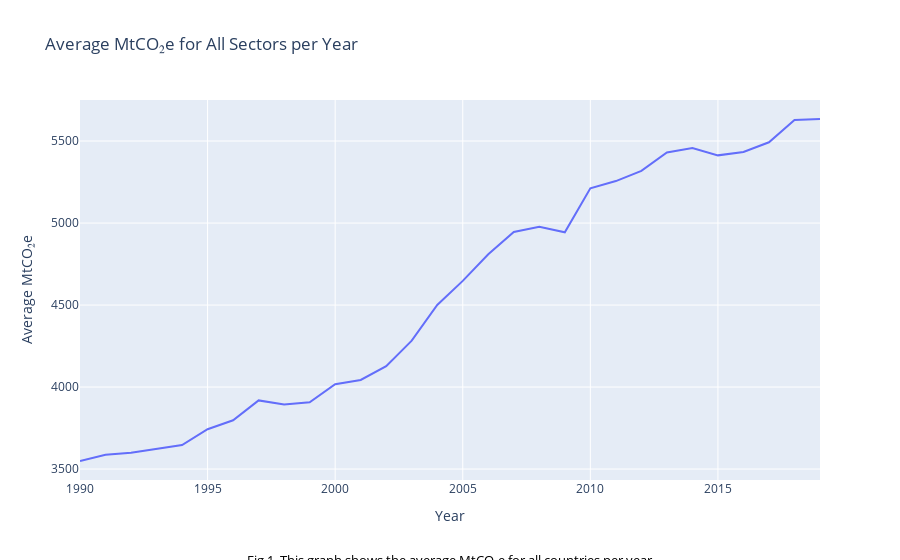

The notebook cell this image was saved under:
### Markdown cell above
<a id="first-perspective"></a>

## First Perspective

### Code cell
# Calculate the average MtCO₂e for all sectors per year
df['Average MtCO₂e'] = df.mean(axis=1)

# Create the plot using Plotly
import plotly.express as px
from IPython.display import display

fig = px.line(df, x='Year', y='Average MtCO₂e', title='Average MtCO₂e for All Sectors per Year')

# Add a caption annotation
caption_text = "Fig.1. This graph shows the average MtCO₂e for all countries per year"
fig.add_annotation(
    x=0.5,  # x-coordinate for the annotation (0.5 = center of x-axis)
    y=-0.24,  # y-coordinate for the annotation (negative value to position it below the graph)
    xref="paper",
    yref="paper",
    text=caption_text,
    showarrow=False,
    font=dict(
        size=13,
        color="black"))

#fig.write_image("figure1.png")
fig.show()

### Figure 1 — Plotly figure (JSON) as saved in the notebook; plotly's stock layout.template omitted (floating-point values rounded to 4 significant figures)
{"data": [{"hovertemplate": "Year=%{x}<br>Average MtCO₂e=%{y}<extra></extra>", "legendgroup": "", "line": {"color": "#636efa", "dash": "solid"}, "marker": {"symbol": "circle"}, "mode": "lines", "name": "", "orientation": "v", "showlegend": false, "type": "scatter", "x": [1990, 1991, 1992, 1993, 1994, 1995, 1996, 1997, 1998, 1999, 2000, 2001, 2002, 2003, 2004, 2005, 2006, 2007, 2008, 2009, 2010, 2011, 2012, 2013, 2014, 2015, 2016, 2017, 2018, 2019], "xaxis": "x", "y": [3549.0, 3588.0, 3600.0, 3625.0, 3647.0, 3743.0, 3798.0, 3919.0, 3894.0, 3907.0, 4017.0, 4043.0, 4128.0, 4283.0, 4500.0, 4647.0, 4810.0, 4946.0, 4978.0, 4944.0, 5212.0, 5256.0, 5319.0, 5431.0, 5457.0, 5413.0, 5433.0, 5493.0, 5629.0, 5634.0], "yaxis": "y"}], "layout": {"annotations": [{"font": {"color": "black", "size": 13}, "showarrow": false, "text": "Fig.1. This graph shows the average MtCO₂e for all countries per year", "x": 0.5, "xref": "paper", "y": -0.24, "yref": "paper"}], "legend": {"tracegroupgap": 0}, "title": {"text": "Average MtCO₂e for All Sectors per Year"}, "xaxis": {"anchor": "y", "domain": [0, 1], "title": {"text": "Year"}}, "yaxis": {"anchor": "x", "domain": [0, 1], "title": {"text": "Average MtCO₂e"}}}}
